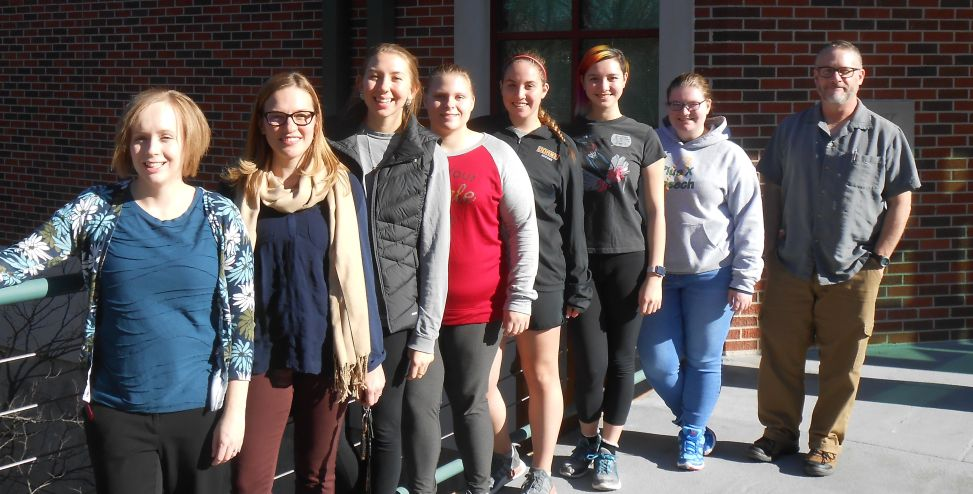
#> input picture data/people.jpg, 973 x 494 px
$ jupyter execute --allow-errors computer-vision.ipynb   (text cells are left out)
#> lines starting #> are read from the running program, lines starting #| are printed output that depends on the picture; after the words box and inside, x2 and y2 are one past the last pixel; in counts of white or black regions, pixels touching at a corner belong together
[cell 1]
# Imports
import cv2
import numpy as np
from matplotlib import pyplot as plt

[cell 2]
# Load an image
image = cv2.imread("data//lena.png")

[cell 3]
cv2.imshow("Image", image)
cv2.waitKey(0)
cv2.destroyWindow("Image")

#> (a cell that did not finish here is left out)

#> (a cell that did not finish here is left out)

#> (a cell that did not finish here is left out)

[cell 7]
cv2.imshow("Image", image)
#> (the rest of this cell did not finish here and is left out)

[cell 8]
# Type your solution here

#> (a cell that did not finish here is left out)

#> (a cell that did not finish here is left out)

#> (a cell that did not finish here is left out)

#> (a cell that did not finish here is left out)

#> (a cell that did not finish here is left out)

[cell 14]
# Type your solution here

#> (a cell that did not finish here is left out)

[cell 16]
# Create the haar cascade
casc_path = "data//haarcascade_frontalface_default.xml"
face_cascade = cv2.CascadeClassifier(casc_path)

[cell 17]
# Read the image
image = cv2.imread("data//people.jpg")
#> image is the input picture: shape (494, 973, 3); mean B, G, R 87.3, 86.1, 93.5
gray = cv2.cvtColor(image, cv2.COLOR_BGR2GRAY)
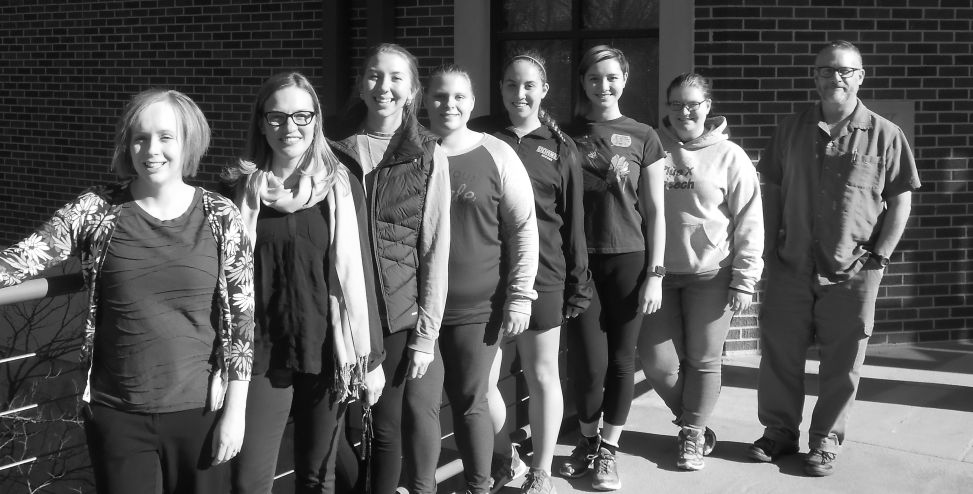
#> gray: shape (494, 973); min 0, max 255, mean 88.5

[cell 18]
# Detect faces in the image
faces = face_cascade.detectMultiScale(
    gray,
    scaleFactor = 1.1,
    minNeighbors = 5,
    minSize = (30,30)
    )
#> faces = [[816, 49, 53, 53], [581, 59, 49, 49], [665, 86, 48, 48], [356, 52, 62, 62], [496, 63, 56, 56], [425, 75, 54, 54], [259, 91, 65, 65], [124, 109, 72, 72]]

[cell 19]
print("Found {0} faces!".format(len(faces)))
#| Found 8 faces!

[cell 20]
# Draw a rectangle around the faces
for (x, y, w, h) in faces:
    cv2.rectangle(image, (x, y), (x+w, y+h), (0, 255, 0), 2)
#> this loop made 8 passes
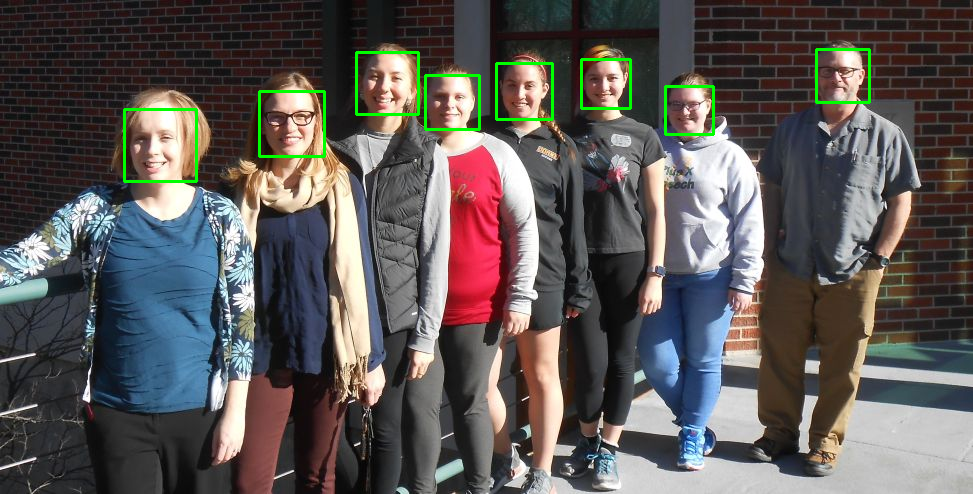
#> image: shape (494, 973, 3); 1.14% of pixels changed, all inside (x1, y1, x2, y2) = (123, 48, 871, 183)
cv2.imshow("Faces found" ,image)
cv2.waitKey(0)
cv2.destroyWindow("Faces found")

[cell 21]
video_capture = cv2.VideoCapture(0)

[cell 22]
while True:
    # Capture frame-by-frame
    ret, image = video_capture.read()
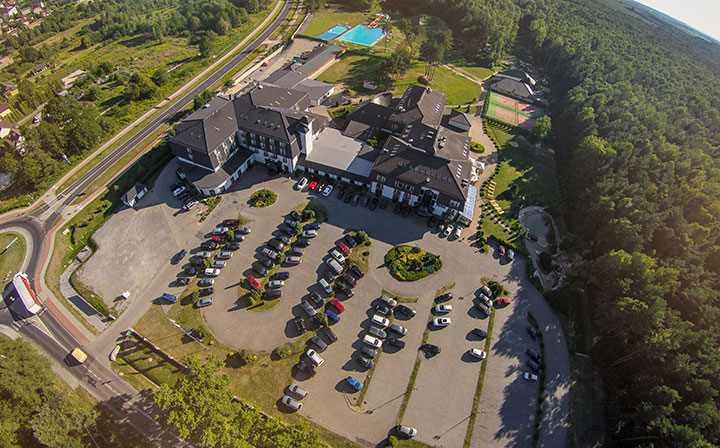
#> input picture autos.jpg, 720 x 448 px, given in place of the camera
#> image is the input picture: shape (448, 720, 3); mean B, G, R 74.3, 94.9, 101.8

    if not ret:
        break

    gray = cv2.cvtColor(image, cv2.COLOR_BGR2GRAY)
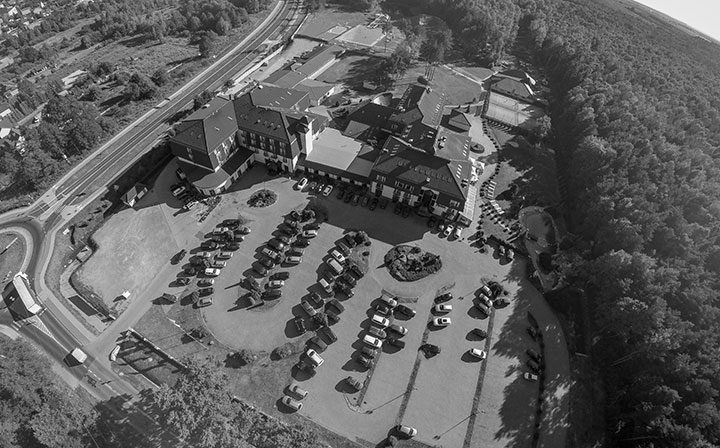
#> gray: shape (448, 720); min 0, max 255, mean 94.6
    faces = face_cascade.detectMultiScale(
        gray,
        scaleFactor = 1.2,
        minNeighbors = 5,
        minSize = (30,30)
        )
#> faces = [[198, 316, 120, 120]]
    #print("The number of faces found = ", len(faces))

    for (x,y,w,h) in faces:
        cv2.rectangle(image, (x,y), (x+h, y+h), (0, 255, 0), 2)
#> this loop made 1 pass
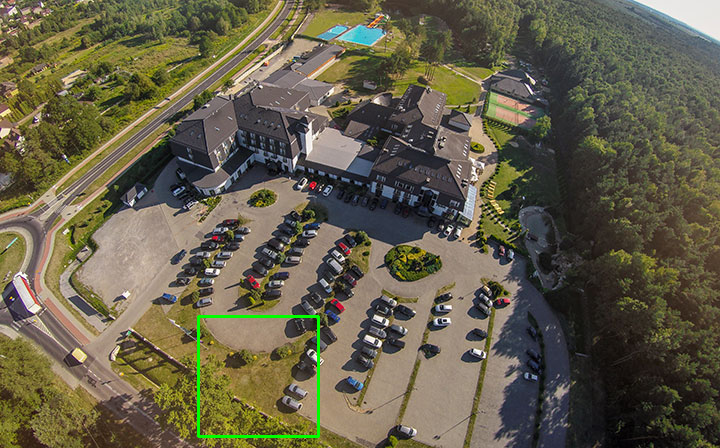
#> image: shape (448, 720, 3); 0.45% of pixels changed, all inside (x1, y1, x2, y2) = (197, 315, 320, 438)

    cv2.imshow("Faces found", image)

    if cv2.waitKey(1) & 0xFF == ord('q'):
#> (key q is pressed here)
        break

# Release the capture
video_capture.release()
cv2.destroyAllWindows()

[cell 23]
video_capture = cv2.VideoCapture(0)

# Read two frames, last and current, and convert current to gray.
ret, last_frame = video_capture.read()
ret, current_frame = video_capture.read()
gray = cv2.cvtColor(current_frame, cv2.COLOR_BGR2GRAY)

i = 0
while(True):
    last_frame = current_frame

    ret, current_frame = video_capture.read()
    gray = cv2.cvtColor(current_frame, cv2.COLOR_BGR2GRAY)

    # Find the absolute difference between current and previous frame
    diff = cv2.absdiff(last_frame, current_frame)
#> diff: shape (448, 720, 3); every value is 0

    # Uncomment the below to see the difference values
    '''
    i += 1
    if i % 10 == 0:
    i = 0
    print np.mean(current_frame)
    print np.mean(diff)
    '''

    # If difference is greater than a threshold, that means motion detected.
    if np.mean(diff) > 10:
        print("Motion detected.")

    # Display the resulting frame
    cv2.imshow('Video',diff)

    if cv2.waitKey(1) & 0xFF == ord('q'):
#> (key q is pressed here)
        break

# Release the capture
video_capture.release()
cv2.destroyAllWindows()
